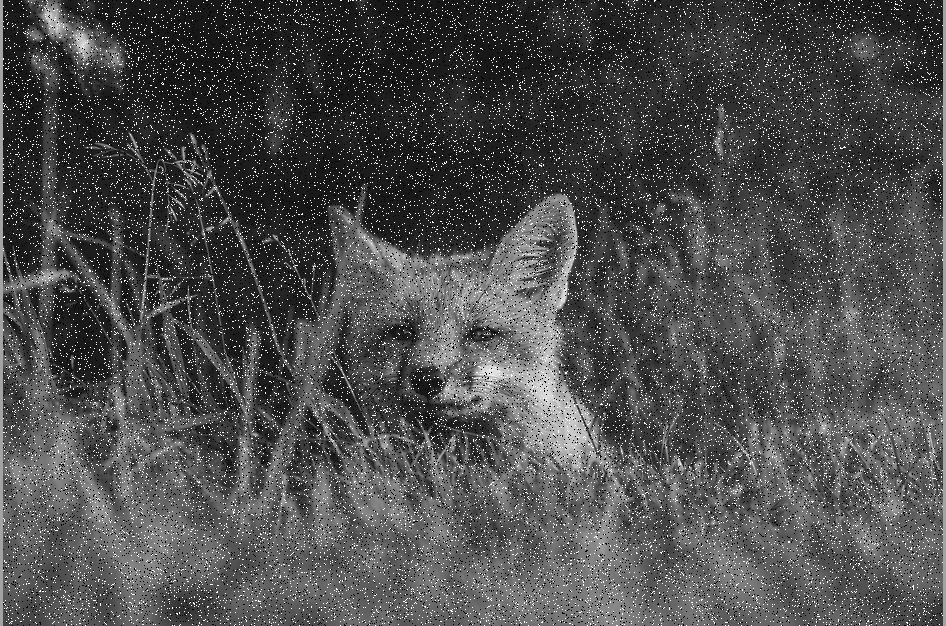
#> input picture Introduccion OpenCV/Imagenes/zorro.png, 946 x 626 px, found by its file name
$ python 04_Recuperacion_Zorro.py
#> lines starting #> are read from the running program, lines starting #| are printed output that depends on the picture
'''
@LD-OLGUIN===================================================================================================================================================
    Este Script experimentaremos con algunos filtros para tratar de remover la interferencia de la imagen de un zorro
==============================================================================================================================================================
'''

import numpy as np
import cv2

# Importar la imagen del zorro
fox = cv2.imread(r"/home/lolguin/Desktop/OpenCV/Introduccion/zorro.png",0)
#> fox: shape (626, 946); min 0, max 255, mean 77.2

# Creamos una copia (recomendable para no afectar la imagen original)
copia = fox

# Filtro de gauss
gauss = cv2.GaussianBlur(copia,(13,13),23)
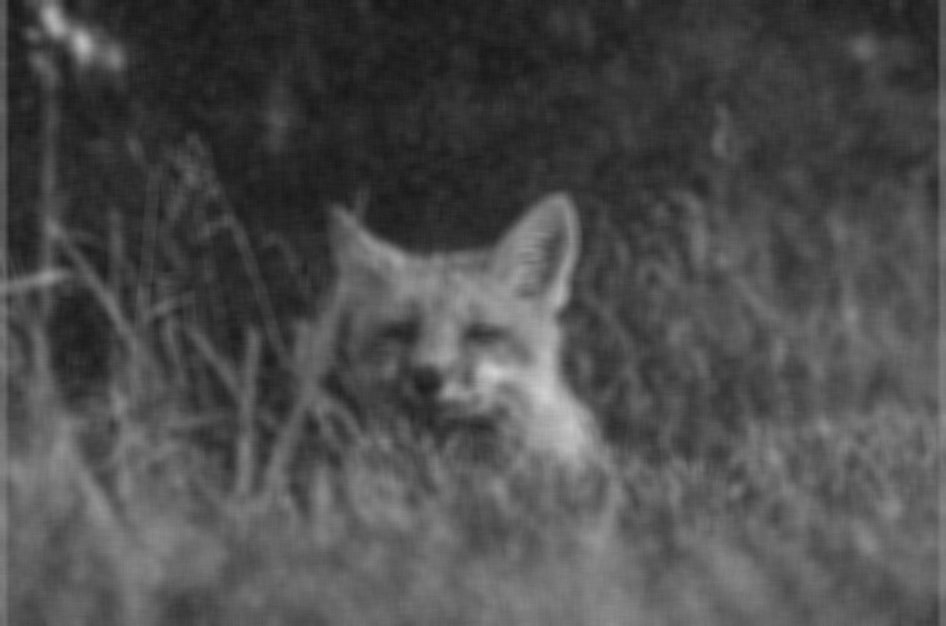
#> gauss: shape (626, 946); min 22, max 208, mean 77.2

# Filtro de Mediana
mediana = cv2.medianBlur(copia,3)
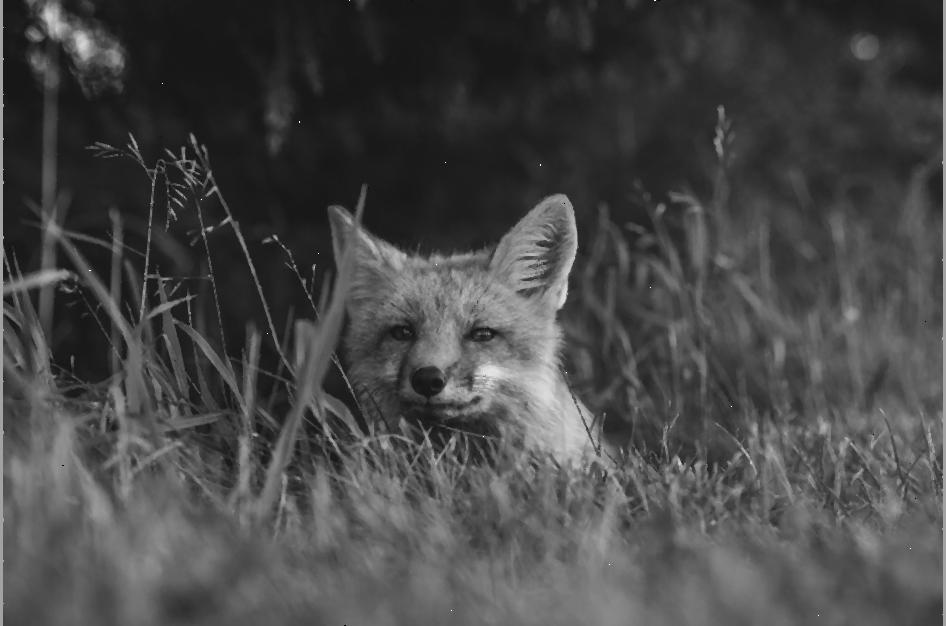
#> mediana: shape (626, 946); min 0, max 255, mean 71.5


cv2.imshow("fox", copia)
cv2.imshow("fox-gauss", gauss)
cv2.imshow("Fox-mediana",mediana)
cv2.waitKey(0)

$ run again, with Introduccion OpenCV/Imagenes/Abeja_2.jpeg saved as Introduccion OpenCV/Imagenes/zorro.png
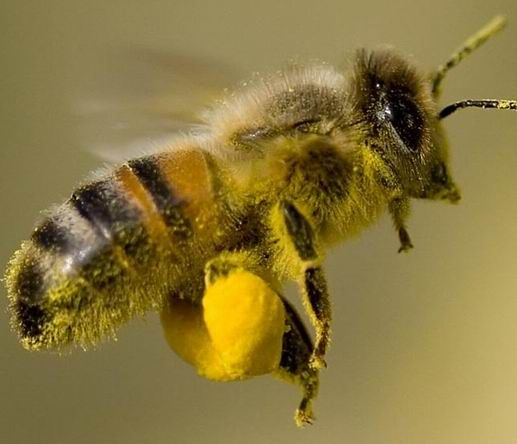
#> input picture Introduccion OpenCV/Imagenes/Abeja_2.jpeg, 517 x 444 px, found by its file name
#> `fox = cv2.imread(r"/home/lolguin/Desktop/OpenCV/Introduccion/zorro.png..`:
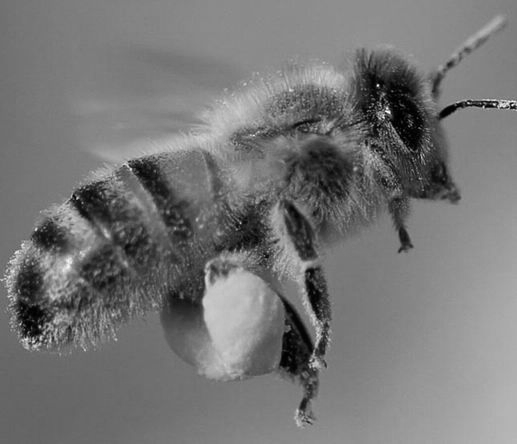
#> fox: shape (444, 517); min 0, max 253, mean 117.9
#> `gauss = cv2.GaussianBlur(copia,(13,13),23)`:
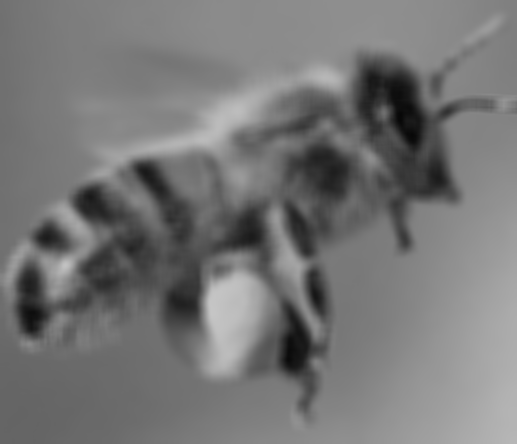
#> gauss: shape (444, 517); min 7, max 197, mean 117.9

$ run again, with Introduccion OpenCV/Imagenes/Atardecer.jpeg saved as Introduccion OpenCV/Imagenes/zorro.png
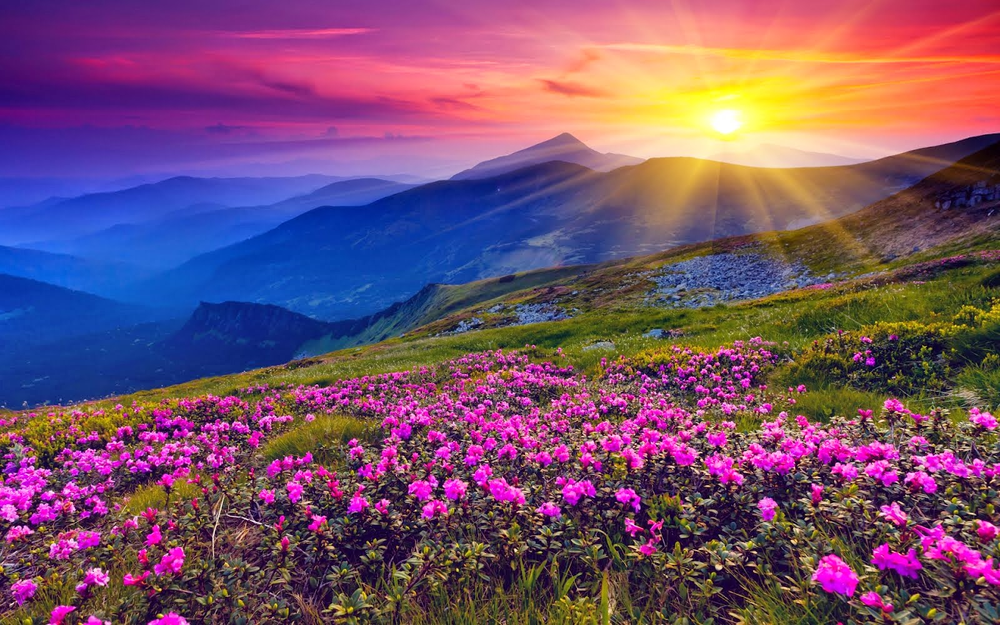
#> input picture Introduccion OpenCV/Imagenes/Atardecer.jpeg, 1000 x 625 px, shrunk from 1600 x 1000 before the run, found by its file name
#> `fox = cv2.imread(r"/home/lolguin/Desktop/OpenCV/Introduccion/zorro.png..`:
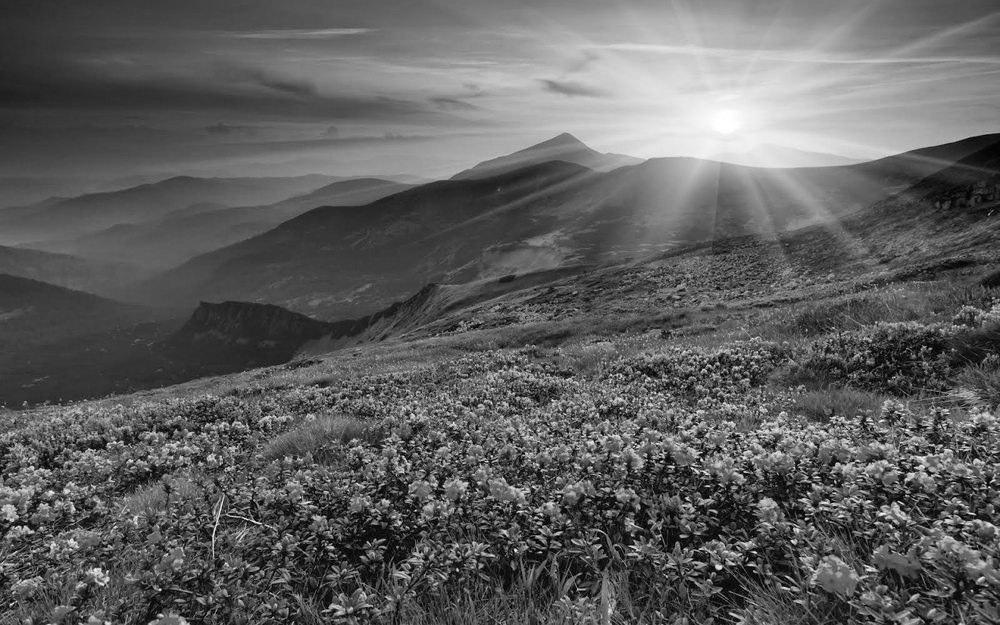
#> fox: shape (625, 1000); min 0, max 255, mean 95.1
#> `gauss = cv2.GaussianBlur(copia,(13,13),23)`:
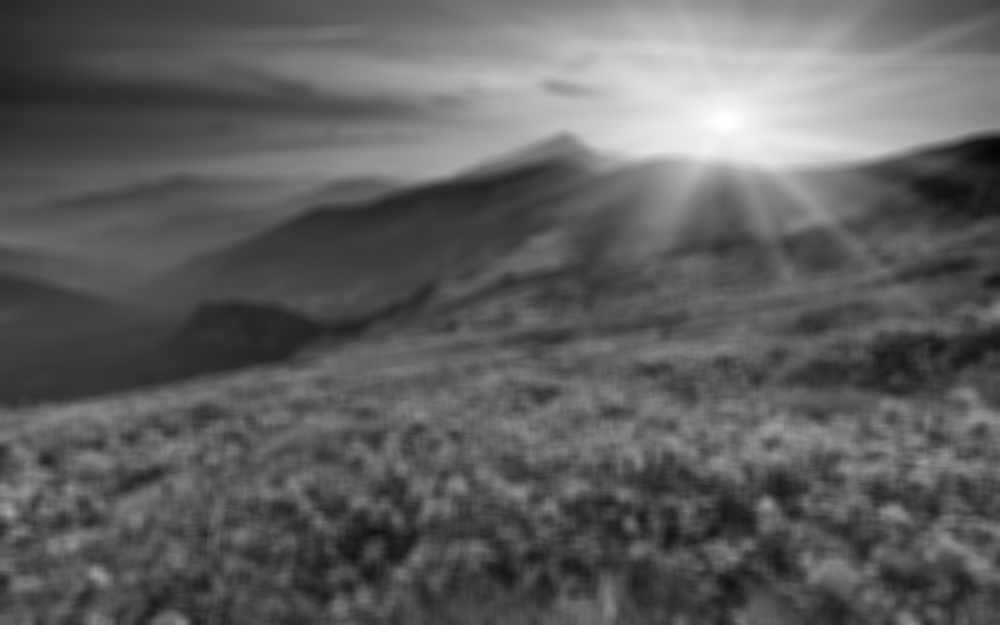
#> gauss: shape (625, 1000); min 5, max 255, mean 95.1
